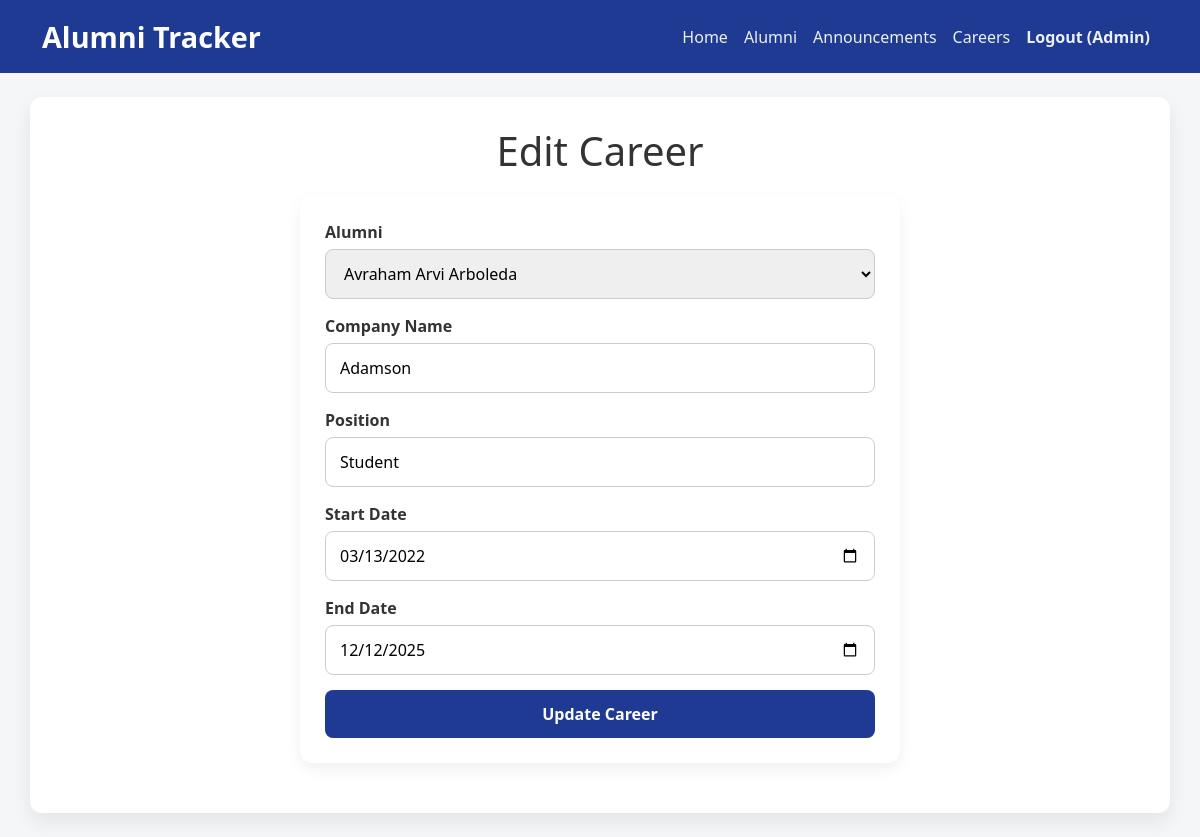
Screenshot of /careers/edit/4 (signed in) with the database file from the repository.
### tables this page shows
CREATE TABLE careers (
    career_id INTEGER PRIMARY KEY AUTOINCREMENT,
    alumni_id INTEGER,
    company_name TEXT NOT NULL,
    position TEXT NOT NULL,
    start_date TEXT NOT NULL,
    end_date TEXT,
    FOREIGN KEY (alumni_id) REFERENCES alumni(alumni_id)
);

CREATE TABLE alumni (
    alumni_id INTEGER PRIMARY KEY AUTOINCREMENT,
    first_name TEXT NOT NULL,
    last_name TEXT NOT NULL,
    email TEXT UNIQUE NOT NULL,
    phone TEXT,
    graduation_year INTEGER,
    program_id INTEGER, password TEXT,
    FOREIGN KEY (program_id) REFERENCES programs(program_id)
);

### app.py (the view, shortened to what this page needs)
@app.route("/careers/edit/<int:career_id>", methods=["GET","POST"])
def edit_career(career_id):
    if not session.get("admin_logged_in"):
        return redirect(url_for("admin_login"))
    conn = get_db_connection()
    career = conn.execute("SELECT * FROM careers WHERE career_id=?", (career_id,)).fetchone()
    alumni_list = get_alumni()
    conn.close()
    return render_template("edit_careers.html", career=career, alumni=alumni_list)

### app.py (called while the page is built)
def get_db_connection():
    conn = sqlite3.connect(DB_PATH)
    conn.row_factory = sqlite3.Row
    return conn

def get_alumni():
    conn = get_db_connection()
    alumni = conn.execute("""
        SELECT a.*, p.program_name
        FROM alumni a LEFT JOIN programs p
        ON a.program_id = p.program_id
    """).fetchall()
    conn.close()
    return alumni

### templates/edit_careers.html (shortened to what this page needs)
{% extends "base.html" %}
{% block content %}
<h1>Edit Career</h1>
<form method="POST">
    <label>Alumni</label>
    <select name="alumni_id" required>
        {% for a in alumni %}
            <option value="{{ a.alumni_id }}" {% if a.alumni_id == career.alumni_id %}selected{% endif %}>{{ a.first_name }} {{ a.last_name }}</option>
        {% endfor %}
    </select>
    <label>Company Name</label>
    <input type="text" name="company_name" value="{{ career.company_name }}" required>
    <label>Position</label>
    <input type="text" name="position" value="{{ career.position }}" required>
    <label>Start Date</label>
    <input type="date" name="start_date" value="{{ career.start_date }}" required>
    <label>End Date</label>
    <input type="date" name="end_date" value="{{ career.end_date }}">
    <button type="submit">Update Career</button>
</form>
{% endblock %} -->

### static/css/style.css (style rules this page uses)
body { font-family: 'Segoe UI', Tahoma, Geneva, Verdana, sans-serif; background-color: #f4f6f8; color: #333; margin: 0; padding: 0; }
form { max-width: 600px; margin: 20px auto; padding: 25px; background-color: #ffffff; border-radius: 12px; box-shadow: 0 6px 15px rgba(0,0,0,0.06); display: flex; flex-direction: column; }
form label { font-weight: 600; margin-bottom: 5px; }
form input[type="text"], form input[type="password"], form input[type="email"], form input[type="number"], form input[type="date"], form select, form textarea { width: 100%; padding: 12px 14px; margin-bottom: 15px; border: 1px solid #ccc; border-radius: 8px; font-size: 1rem; transition: border 0.3s ease; }
form button { padding: 12px 15px; background-color: #1f3a93; color: white; font-weight: bold; border: none; border-radius: 8px; cursor: pointer; transition: all 0.3s ease; }
h1, h2, h3, p { text-align: center; }

### rows the page displays
careers: alumni_id "Avraham Arvi Arboleda", company_name "Adamson", position "Student", start_date "03/13/2022", end_date "12/12/2025"
